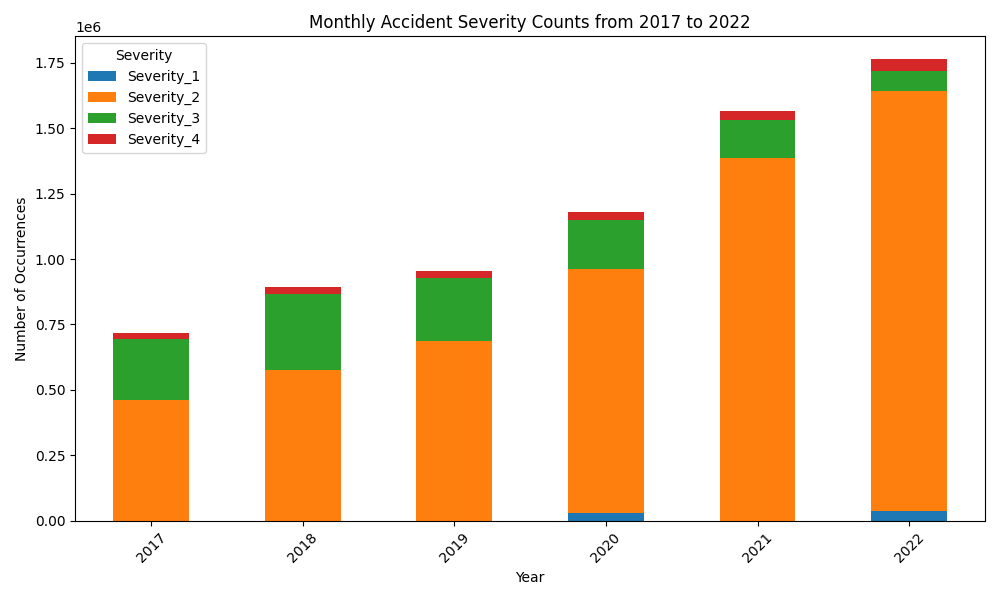

The Python source for this figure:
import pandas as pd
import matplotlib.pyplot as plt

# Read the CSV file
df = pd.read_csv("MonthlyAccidentDetail.csv")

# Convert YearMonth column to datetime
df['YearMonth'] = pd.to_datetime(df['YearMonth'])

# Extract year from YearMonth
df['Year'] = df['YearMonth'].dt.year

# Filter data for the years 2017 to 2022
df = df[df['Year'].between(2017, 2022)]

# Group by Year and sum the severity counts
severity_counts = df.groupby('Year')[['Severity_1', 'Severity_2', 'Severity_3', 'Severity_4']].sum()

# Plot the stacked bar chart
severity_counts.plot(kind='bar', stacked=True, figsize=(10, 6))
plt.title('Monthly Accident Severity Counts from 2017 to 2022')
plt.xlabel('Year')
plt.ylabel('Number of Occurrences')
plt.xticks(rotation=45)
plt.legend(title='Severity')
plt.tight_layout()
plt.show()
